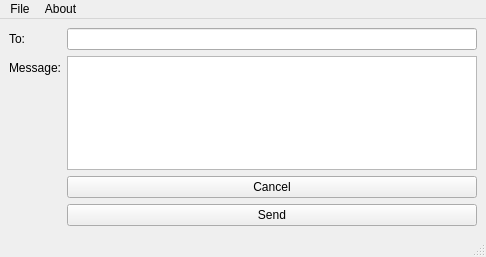
<?xml version="1.0" encoding="UTF-8"?>
<ui version="4.0">
 <class>MainWindow</class>
 <widget class="QMainWindow" name="MainWindow">
  <property name="geometry">
   <rect>
    <x>0</x>
    <y>0</y>
    <width>486</width>
    <height>257</height>
   </rect>
  </property>
  <property name="windowTitle">
   <string>MainWindow</string>
  </property>
  <widget class="QWidget" name="centralwidget">
   <layout class="QFormLayout" name="formLayout">
    <item row="0" column="0">
     <widget class="QLabel" name="label">
      <property name="text">
       <string>To:</string>
      </property>
     </widget>
    </item>
    <item row="0" column="1">
     <widget class="QLineEdit" name="toLE"/>
    </item>
    <item row="2" column="0">
     <widget class="QLabel" name="label_2">
      <property name="text">
       <string>Message:</string>
      </property>
     </widget>
    </item>
    <item row="2" column="1">
     <widget class="QTextEdit" name="messageTE"/>
    </item>
    <item row="4" column="1">
     <widget class="QPushButton" name="pushButton_2">
      <property name="text">
       <string>Cancel</string>
      </property>
     </widget>
    </item>
    <item row="5" column="1">
     <widget class="QPushButton" name="pushButton">
      <property name="text">
       <string>Send</string>
      </property>
     </widget>
    </item>
   </layout>
  </widget>
  <widget class="QMenuBar" name="menubar">
   <property name="geometry">
    <rect>
     <x>0</x>
     <y>0</y>
     <width>486</width>
     <height>22</height>
    </rect>
   </property>
   <widget class="QMenu" name="menuFile">
    <property name="title">
     <string>File</string>
    </property>
    <addaction name="actionNew_mail"/>
    <addaction name="separator"/>
    <addaction name="actionInbox"/>
    <addaction name="actionOutbox"/>
    <addaction name="separator"/>
    <addaction name="actionLogout"/>
   </widget>
   <widget class="QMenu" name="menuAbout">
    <property name="title">
     <string>About</string>
    </property>
    <addaction name="actionSource_code"/>
    <addaction name="actionPresentation"/>
   </widget>
   <addaction name="menuFile"/>
   <addaction name="menuAbout"/>
  </widget>
  <widget class="QStatusBar" name="statusbar"/>
  <action name="actionNew_mail">
   <property name="text">
    <string>New mail</string>
   </property>
  </action>
  <action name="actionInbox">
   <property name="text">
    <string>Inbox</string>
   </property>
  </action>
  <action name="actionOutbox">
   <property name="text">
    <string>Outbox</string>
   </property>
  </action>
  <action name="actionSource_code">
   <property name="text">
    <string>Source code</string>
   </property>
  </action>
  <action name="actionPresentation">
   <property name="text">
    <string>Presentation</string>
   </property>
  </action>
  <action name="actionLogout">
   <property name="text">
    <string>Logout</string>
   </property>
  </action>
 </widget>
 <resources/>
 <connections/>
</ui>
